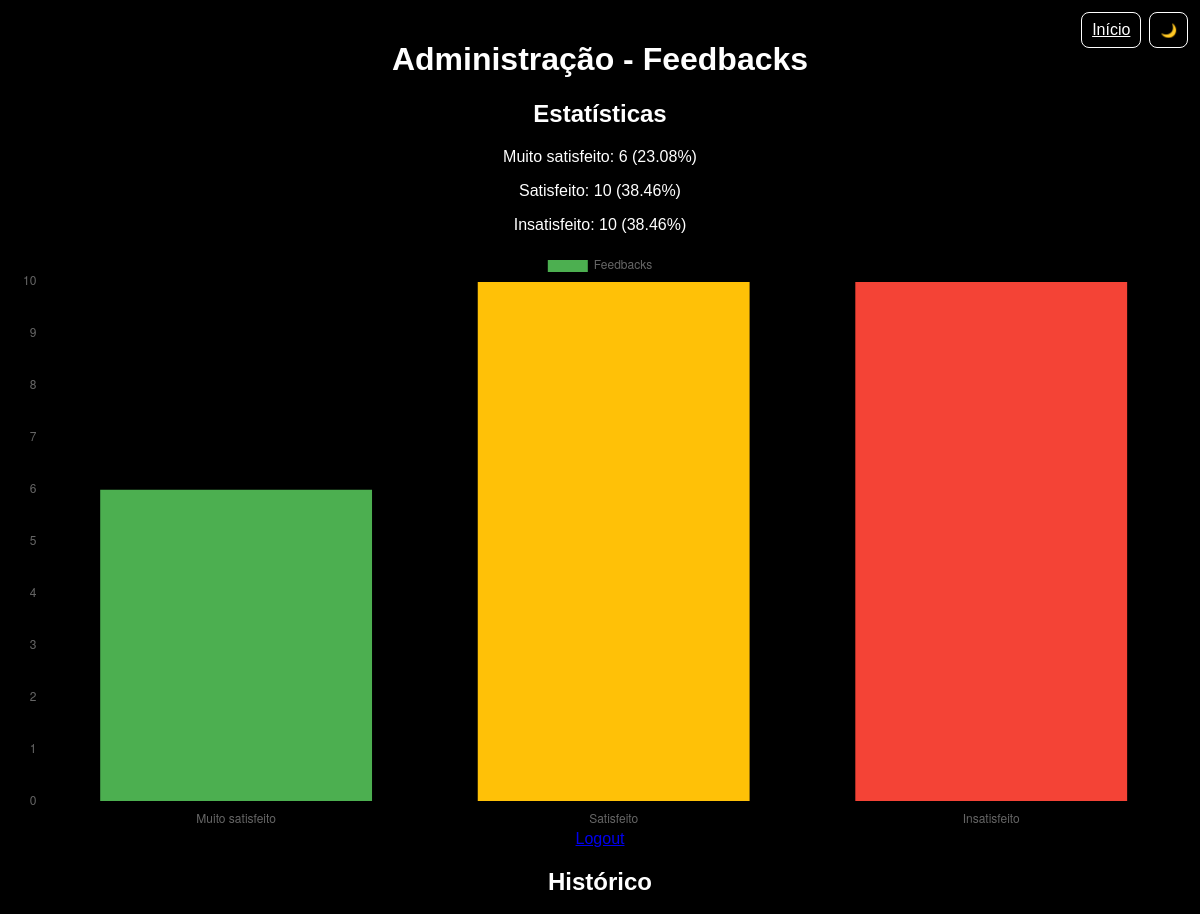
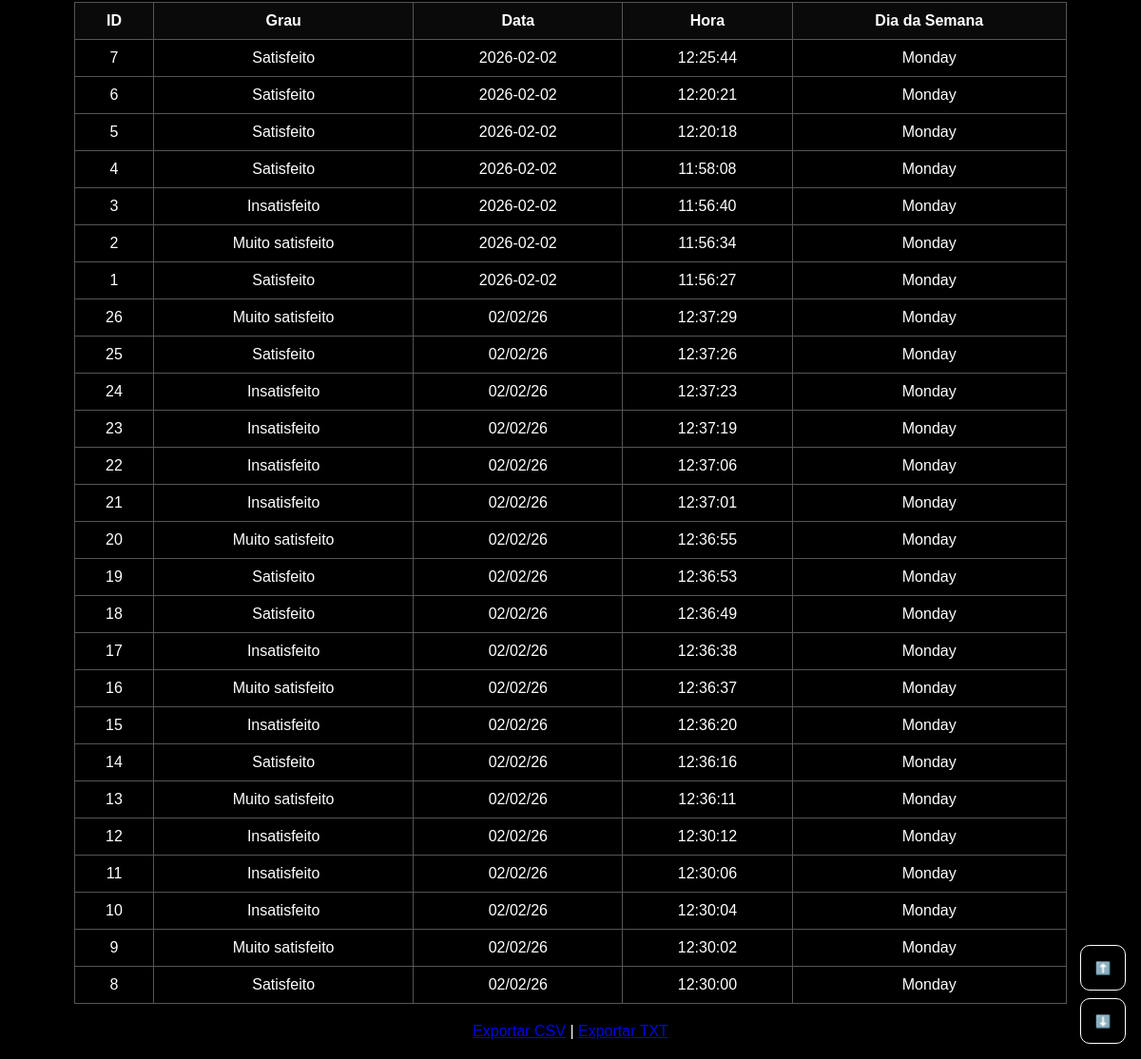
Before: /admin (signed in) with the older database file (2 pictures, top to bottom).
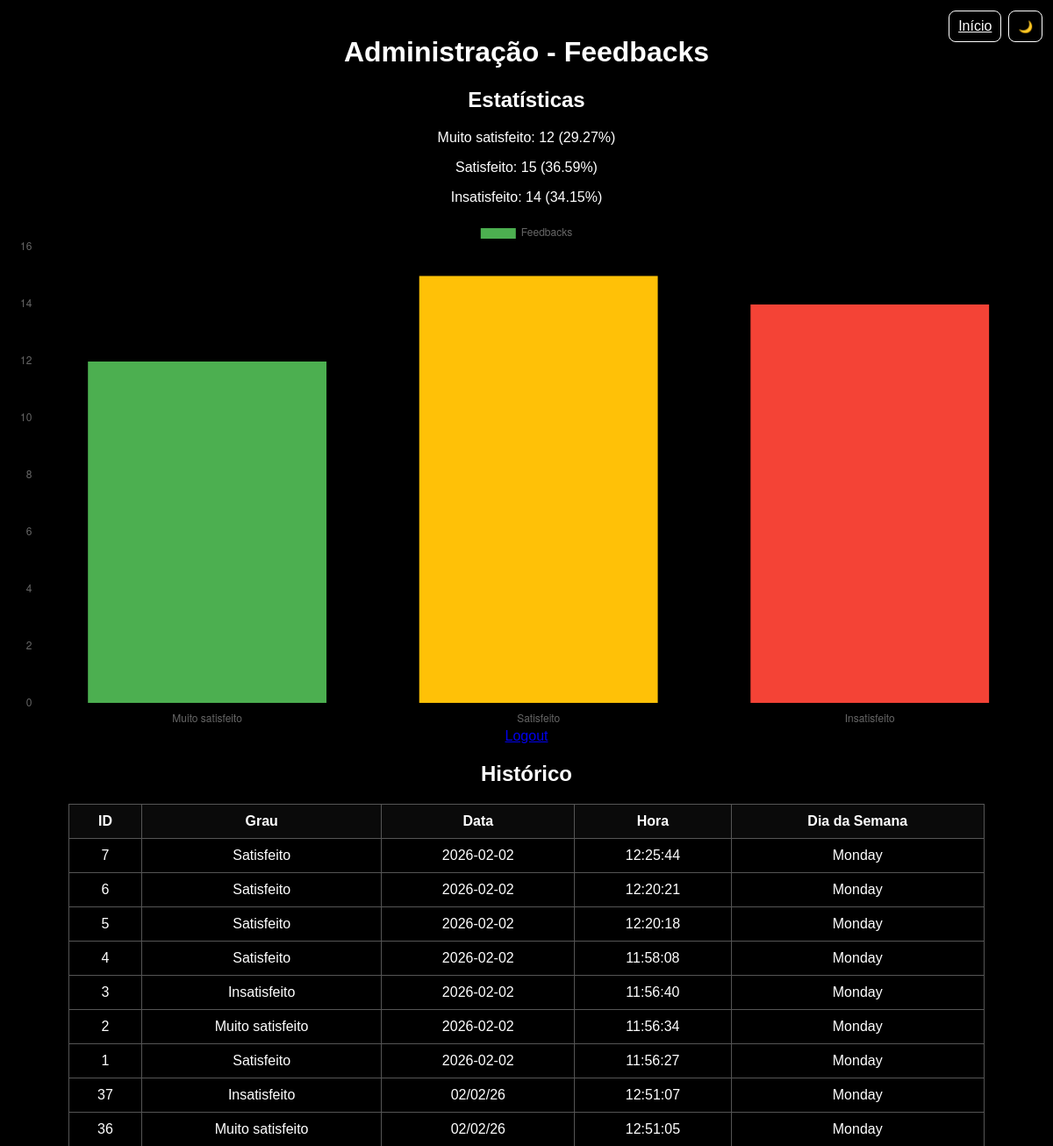
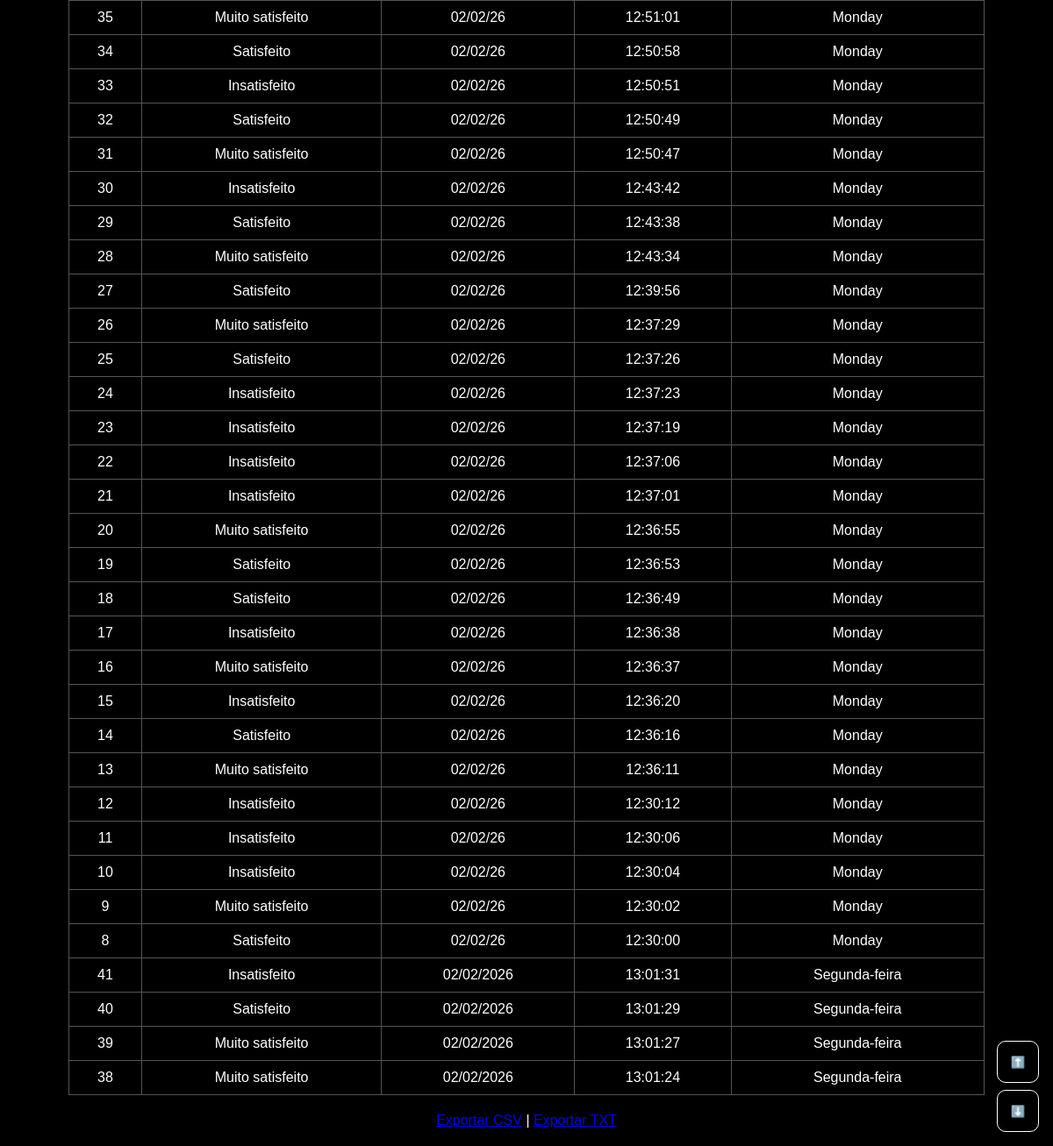
After: the same page with the newer database file (2 pictures, top to bottom).
### tables this page shows
CREATE TABLE feedbacks (
            id INTEGER PRIMARY KEY AUTOINCREMENT,
            grau TEXT NOT NULL,
            data TEXT NOT NULL,
            hora TEXT NOT NULL,
            dia_semana TEXT NOT NULL
        );

### ãpp.py (the view)
@app.route('/admin')
def admin():
    if 'admin_user' not in session:
        return redirect(url_for('index'))
    conn = get_db_connection()
    registros = conn.execute('SELECT * FROM feedbacks ORDER BY data DESC, hora DESC').fetchall()
    total_muito = conn.execute("SELECT COUNT(*) FROM feedbacks WHERE grau='Muito satisfeito'").fetchone()[0]
    total_satisfeito = conn.execute("SELECT COUNT(*) FROM feedbacks WHERE grau='Satisfeito'").fetchone()[0]
    total_insatisfeito = conn.execute("SELECT COUNT(*) FROM feedbacks WHERE grau='Insatisfeito'").fetchone()[0]
    total = total_muito + total_satisfeito + total_insatisfeito
    conn.close()
    return render_template('admin.html', registros=registros,
                           total_muito=total_muito,
                           total_satisfeito=total_satisfeito,
                           total_insatisfeito=total_insatisfeito,
                           total=total,
                           admin_user=session.get('admin_user'))

### ãpp.py (called while the page is built)
def get_db_connection():
    conn = sqlite3.connect(DATABASE)
    conn.row_factory = sqlite3.Row
    return conn

### templates/admin.html (shortened to what this page needs)
{% extends "layout.html" %}
{% block content %}
<div class="container">
    <h1>Administração - Feedbacks</h1>
    <h2>Estatísticas</h2>
    <p>Muito satisfeito: {{ total_muito }} ({{ (total_muito/total*100)|round(2) }}%)</p>
    <p>Satisfeito: {{ total_satisfeito }} ({{ (total_satisfeito/total*100)|round(2) }}%)</p>
    <p>Insatisfeito: {{ total_insatisfeito }} ({{ (total_insatisfeito/total*100)|round(2) }}%)</p>
    <canvas id="grafico" width="400" height="200"></canvas>
    <div class="admin-actions">
        <a href="/logout">Logout</a>
    </div>
    <h2>Histórico</h2>
    <table>
        <thead>
            <tr>
                <th>ID</th><th>Grau</th><th>Data</th><th>Hora</th><th>Dia da Semana</th>
            </tr>
        </thead>
        <tbody>
            {% for reg in registros %}
            <tr>
                <td>{{ reg.id }}</td>
                <td>{{ reg.grau }}</td>
                <td>{{ reg.data }}</td>
                <td>{{ reg.hora }}</td>
                <td>{{ reg.dia_semana }}</td>
            </tr>
            {% endfor %}
        </tbody>
    </table>
    <a href="/exportar/csv">Exportar CSV</a> |
    <a href="/exportar/txt">Exportar TXT</a>
</div>
<div class="admin-floating">
    <button id="scrollTopBtn" class="float-btn" title="Ir para o início">⬆️</button>
    <button id="scrollBottomBtn" class="float-btn" title="Ir para o fim">⬇️</button>
</div>
<script>
const ctx = document.getElementById('grafico').getContext('2d');
const grafico = new Chart(ctx, {
    type: 'bar',
    data: {
        labels: ['Muito satisfeito', 'Satisfeito', 'Insatisfeito'],
        datasets: [{
            label: 'Feedbacks',
            data: [{{ total_muito }}, {{ total_satisfeito }}, {{ total_insatisfeito }}],
            backgroundColor: ['#4CAF50', '#FFC107', '#F44336']
        }]
    },
    options: { responsive: true }
});
</script>
{% endblock %}
{% block top_buttons %}
    <a href="/" id="inicioBtn" class="topbtn">Início</a>
{% endblock %}

### templates/layout.html (shortened to what this page needs)
<!DOCTYPE html>
<html lang="pt">
<head>
    <link rel="stylesheet" href="{{ url_for('static', filename='css/style.css') }}">
</head>
<body>
    <header class="topbar">
        {% block top_buttons %}{% endblock %}
        <button id="themeToggle" class="topbtn" aria-label="Alternar tema">🌙</button>
    </header>
    {% block content %}{% endblock %}
</body>
</html>

### static/css/style.css (style rules this page uses)
body { font-family: Arial, sans-serif; text-align: center; margin: 0; padding: 0; transition: background-color 0.2s, color 0.2s; background: var(--bg); color: var(--fg); }
:root[data-theme="dark"] { --bg: #000000; --fg: #ffffff; --accent: #ff4d4d; }
.container { padding: 20px; background: transparent; color: var(--fg); }
table { width: 90%; margin: 20px auto; border-collapse: collapse; color: var(--fg); }
th, td { border: 1px solid #555; padding: 10px; }
th { background-color: rgba(255,255,255,0.04); }
.topbar { position: fixed; right: 12px; top: 12px; display: flex; gap: 8px; z-index: 999; }
.topbtn { background: var(--bg); color: var(--fg); border: 1px solid var(--fg); padding: 8px 10px; border-radius: 8px; cursor: pointer; }
.admin-floating { position: fixed; right: 16px; bottom: 16px; display: flex; flex-direction: column; gap: 8px; z-index: 1200; }
.float-btn { width: 48px; height: 48px; border-radius: 10px; border: 1px solid var(--fg); background: var(--bg); color: var(--fg); cursor: pointer; box-shadow: 0 6px 12px rgba(0,0,0,0.4); }

Changed rows visible on the page:
added feedbacks: id "37", grau "Insatisfeito", data "02/02/26", hora "12:51:07", dia_semana "Monday"
added feedbacks: id "36", grau "Muito satisfeito", data "02/02/26", hora "12:51:05", dia_semana "Monday"
added feedbacks: id "35", grau "Muito satisfeito", data "02/02/26", hora "12:51:01", dia_semana "Monday"
added feedbacks: id "34", grau "Satisfeito", data "02/02/26", hora "12:50:58", dia_semana "Monday"
added feedbacks: id "33", grau "Insatisfeito", data "02/02/26", hora "12:50:51", dia_semana "Monday"
added feedbacks: id "32", grau "Satisfeito", data "02/02/26", hora "12:50:49", dia_semana "Monday"
added feedbacks: id "31", grau "Muito satisfeito", data "02/02/26", hora "12:50:47", dia_semana "Monday"
added feedbacks: id "30", grau "Insatisfeito", data "02/02/26", hora "12:43:42", dia_semana "Monday"
added feedbacks: id "29", grau "Satisfeito", data "02/02/26", hora "12:43:38", dia_semana "Monday"
added feedbacks: id "28", grau "Muito satisfeito", data "02/02/26", hora "12:43:34", dia_semana "Monday"
added feedbacks: id "27", grau "Satisfeito", data "02/02/26", hora "12:39:56", dia_semana "Monday"
added feedbacks: id "41", grau "Insatisfeito", data "02/02/2026", hora "13:01:31", dia_semana "Segunda-feira"
added feedbacks: id "40", grau "Satisfeito", data "02/02/2026", hora "13:01:29", dia_semana "Segunda-feira"
added feedbacks: id "39", grau "Muito satisfeito", data "02/02/2026", hora "13:01:27", dia_semana "Segunda-feira"
added feedbacks: id "38", grau "Muito satisfeito", data "02/02/2026", hora "13:01:24", dia_semana "Segunda-feira"
Other visible differences:
{{ total_muito }}: "6" → "12"
{{ (total_muito/total*100)|round(2) }}: "23.08" → "29.27"
{{ total_satisfeito }}: "10" → "15"
{{ (total_satisfeito/total*100)|round(2) }}: "38.46" → "36.59"
{{ total_insatisfeito }}: "10" → "14"
{{ (total_insatisfeito/total*100)|round(2) }}: "38.46" → "34.15"
chart data {{ total_muito }}: 6 → 12
chart data {{ total_satisfeito }}: 10 → 15
chart data {{ total_insatisfeito }}: 10 → 14
